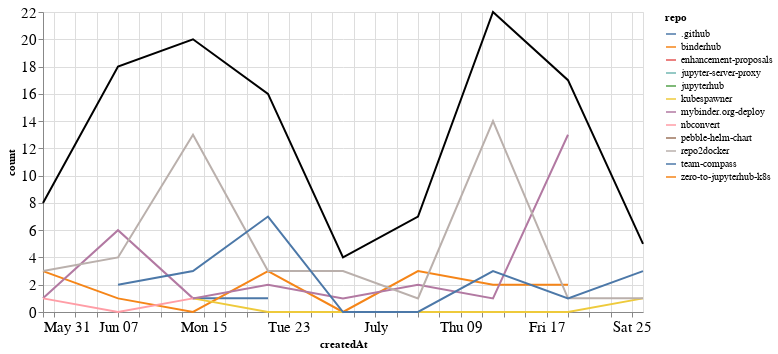

The cell this chart's notebook holds for it:
### Markdown cell above
## Comments

### Code cell
comments_time = comments.groupby('repo').resample('W', on='createdAt').count()['author'].reset_index()
comments_time = comments_time.rename(columns={'author': 'count'})
comments_time_total = comments_time.groupby('createdAt').agg({"count": "sum"}).reset_index()
ch1 = alt.Chart(comments_time, width=600).mark_line().encode(
    x='createdAt',
    y='count',
    color='repo',
    tooltip="repo"
)

ch2 = alt.Chart(comments_time_total, width=600).mark_line(color="black").encode(
    x='createdAt',
    y='count',
)

ch1 + ch2

### Figure 1 — Vega-Lite specification as saved in the notebook (floating-point values rounded to 4 significant figures)
{"config": {"axisLeft": {"labelFontSize": 15}, "axisBottom": {"labelFontSize": 15}}, "layer": [{"data": {"name": "data-45c464c7a1fd43c94c31d5fda87a1e6c"}, "mark": "line", "encoding": {"color": {"type": "nominal", "field": "repo"}, "tooltip": {"type": "nominal", "field": "repo"}, "x": {"type": "temporal", "field": "createdAt"}, "y": {"type": "quantitative", "field": "count"}}, "width": 600}, {"data": {"name": "data-d0c1c51bd3e3c1994af19e7f9a1d11f8"}, "mark": {"type": "line", "color": "black"}, "encoding": {"x": {"type": "temporal", "field": "createdAt"}, "y": {"type": "quantitative", "field": "count"}}, "width": 600}], "$schema": "https://vega.github.io/schema/vega-lite/v4.8.1.json", "datasets": {"data-45c464c7a1fd43c94c31d5fda87a1e6c": [{"repo": ".github", "createdAt": "2020-06-14T00:00:00", "count": 1}, {"repo": ".github", "createdAt": "2020-06-21T00:00:00", "count": 1}, {"repo": "binderhub", "createdAt": "2020-05-31T00:00:00", "count": 3}, {"repo": "binderhub", "createdAt": "2020-06-07T00:00:00", "count": 1}, {"repo": "binderhub", "createdAt": "2020-06-14T00:00:00", "count": 0}, {"repo": "binderhub", "createdAt": "2020-06-21T00:00:00", "count": 3}, {"repo": "binderhub", "createdAt": "2020-06-28T00:00:00", "count": 0}, {"repo": "binderhub", "createdAt": "2020-07-05T00:00:00", "count": 3}, {"repo": "binderhub", "createdAt": "2020-07-12T00:00:00", "count": 2}, {"repo": "binderhub", "createdAt": "2020-07-19T00:00:00", "count": 2}, {"repo": "enhancement-proposals", "createdAt": "2020-07-12T00:00:00", "count": 2}, {"repo": "jupyter-server-proxy", "createdAt": "2020-07-05T00:00:00", "count": 1}, {"repo": "jupyterhub", "createdAt": "2020-06-07T00:00:00", "count": 1}, {"repo": "kubespawner", "createdAt": "2020-06-14T00:00:00", "count": 1}, {"repo": "kubespawner", "createdAt": "2020-06-21T00:00:00", "count": 0}, {"repo": "kubespawner", "createdAt": "2020-06-28T00:00:00", "count": 0}, {"repo": "kubespawner", "createdAt": "2020-07-05T00:00:00", "count": 0}, {"repo": "kubespawner", "createdAt": "2020-07-12T00:00:00", "count": 0}, {"repo": "kubespawner", "createdAt": "2020-07-19T00:00:00", "count": 0}, {"repo": "kubespawner", "createdAt": "2020-07-26T00:00:00", "count": 1}, {"repo": "mybinder.org-deploy", "createdAt": "2020-05-31T00:00:00", "count": 1}, {"repo": "mybinder.org-deploy", "createdAt": "2020-06-07T00:00:00", "count": 6}, {"repo": "mybinder.org-deploy", "createdAt": "2020-06-14T00:00:00", "count": 1}, {"repo": "mybinder.org-deploy", "createdAt": "2020-06-21T00:00:00", "count": 2}, {"repo": "mybinder.org-deploy", "createdAt": "2020-06-28T00:00:00", "count": 1}, {"repo": "mybinder.org-deploy", "createdAt": "2020-07-05T00:00:00", "count": 2}, {"repo": "mybinder.org-deploy", "createdAt": "2020-07-12T00:00:00", "count": 1}, {"repo": "mybinder.org-deploy", "createdAt": "2020-07-19T00:00:00", "count": 13}, {"repo": "nbconvert", "createdAt": "2020-05-31T00:00:00", "count": 1}, {"repo": "nbconvert", "createdAt": "2020-06-07T00:00:00", "count": 0}, {"repo": "nbconvert", "createdAt": "2020-06-14T00:00:00", "count": 1}, {"repo": "pebble-helm-chart", "createdAt": "2020-06-07T00:00:00", "count": 1}, {"repo": "repo2docker", "createdAt": "2020-05-31T00:00:00", "count": 3}, {"repo": "repo2docker", "createdAt": "2020-06-07T00:00:00", "count": 4}, {"repo": "repo2docker", "createdAt": "2020-06-14T00:00:00", "count": 13}, {"repo": "repo2docker", "createdAt": "2020-06-21T00:00:00", "count": 3}, {"repo": "repo2docker", "createdAt": "2020-06-28T00:00:00", "count": 3}, {"repo": "repo2docker", "createdAt": "2020-07-05T00:00:00", "count": 1}, {"repo": "repo2docker", "createdAt": "2020-07-12T00:00:00", "count": 14}, {"repo": "repo2docker", "createdAt": "2020-07-19T00:00:00", "count": 1}, {"repo": "repo2docker", "createdAt": "2020-07-26T00:00:00", "count": 1}, {"repo": "team-compass", "createdAt": "2020-06-07T00:00:00", "count": 2}, {"repo": "team-compass", "createdAt": "2020-06-14T00:00:00", "count": 3}, {"repo": "team-compass", "createdAt": "2020-06-21T00:00:00", "count": 7}, {"repo": "team-compass", "createdAt": "2020-06-28T00:00:00", "count": 0}, {"repo": "team-compass", "createdAt": "2020-07-05T00:00:00", "count": 0}, {"repo": "team-compass", "createdAt": "2020-07-12T00:00:00", "count": 3}, {"repo": "team-compass", "createdAt": "2020-07-19T00:00:00", "count": 1}, {"repo": "team-compass", "createdAt": "2020-07-26T00:00:00", "count": 3}, {"repo": "zero-to-jupyterhub-k8s", "createdAt": "2020-06-07T00:00:00", "count": 3}], "data-d0c1c51bd3e3c1994af19e7f9a1d11f8": [{"createdAt": "2020-05-31T00:00:00", "count": 8}, {"createdAt": "2020-06-07T00:00:00", "count": 18}, {"createdAt": "2020-06-14T00:00:00", "count": 20}, {"createdAt": "2020-06-21T00:00:00", "count": 16}, {"createdAt": "2020-06-28T00:00:00", "count": 4}, {"createdAt": "2020-07-05T00:00:00", "count": 7}, {"createdAt": "2020-07-12T00:00:00", "count": 22}, {"createdAt": "2020-07-19T00:00:00", "count": 17}, {"createdAt": "2020-07-26T00:00:00", "count": 5}]}}
